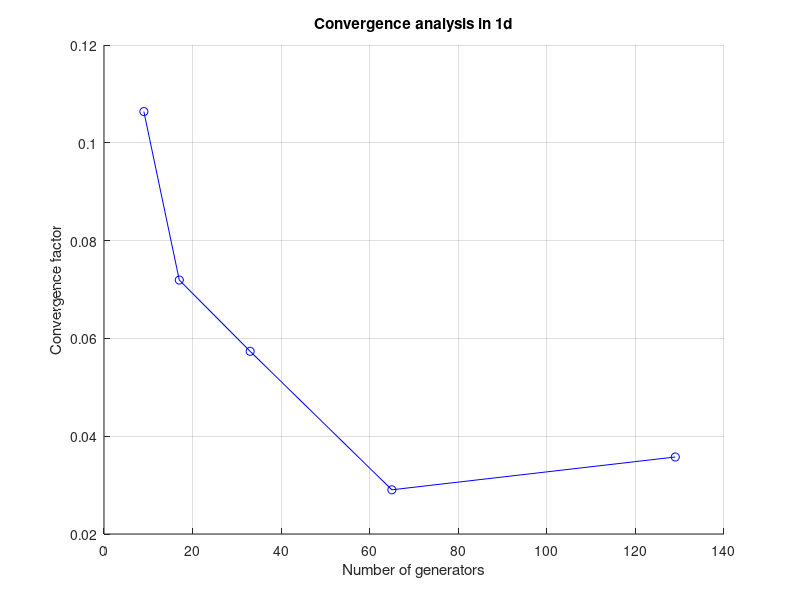
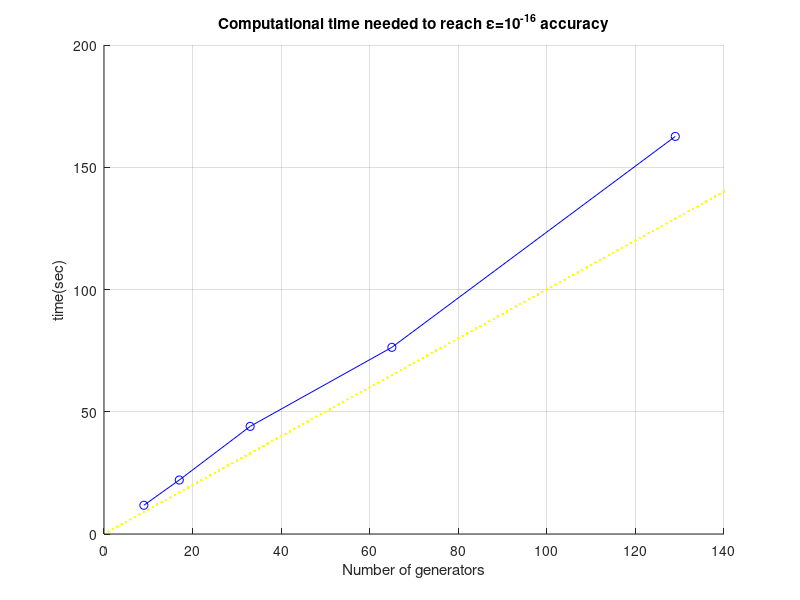
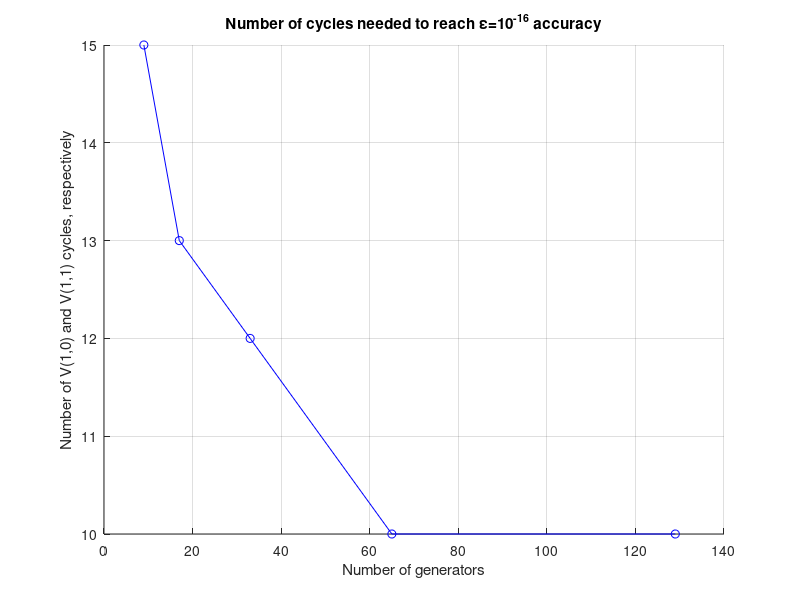

MATLAB code for these plots, in order:
function z = rhoRead
global density;

a1 = zeros(5,2);
%a2 = zeros(5,2);

a1 = load('NrhoArray11.txt'); 
%a2 = load('NrhoTable1.txt');
%a3 = load('NrhoTable1cyc.txt');
%a3 = load('rhoSimple.txt');

%sort(a1,1)

%ylabel('\rho=((x_{n+1}-x_{n})/(x_{1}-x_{0}))^{1/n}');
%ylabel('\rho=(e_{n}/e_{0})^{1/n}');
%ylabel('\rho=(x_{n+1}-x_{n})/(x_{n}-x_{n-1})');

figure(1);

hold on;
grid on;
xlabel('Number of generators');
ylabel('Convergence factor');
title('Convergence analysis in 1d')
plot(a1(:,1),a1(:,2),'bo-');

figure(2);
hold on;
grid on;
xx = 1:140;
xlabel('Number of generators');
ylabel('time(sec)')
title('Computational time needed to reach \epsilon=10^{-16} accuracy');
plot(xx,xx,'y.');
plot(a1(:,1),a1(:,3),'bo-');

figure(3);
hold on;
grid on;
title('Number of cycles needed to reach \epsilon=10^{-16} accuracy');
ylabel('Number of V(1,0) and V(1,1) cycles, respectively');
xlabel('Number of generators');
plot(a1(:,1),a1(:,4),'bo-');
